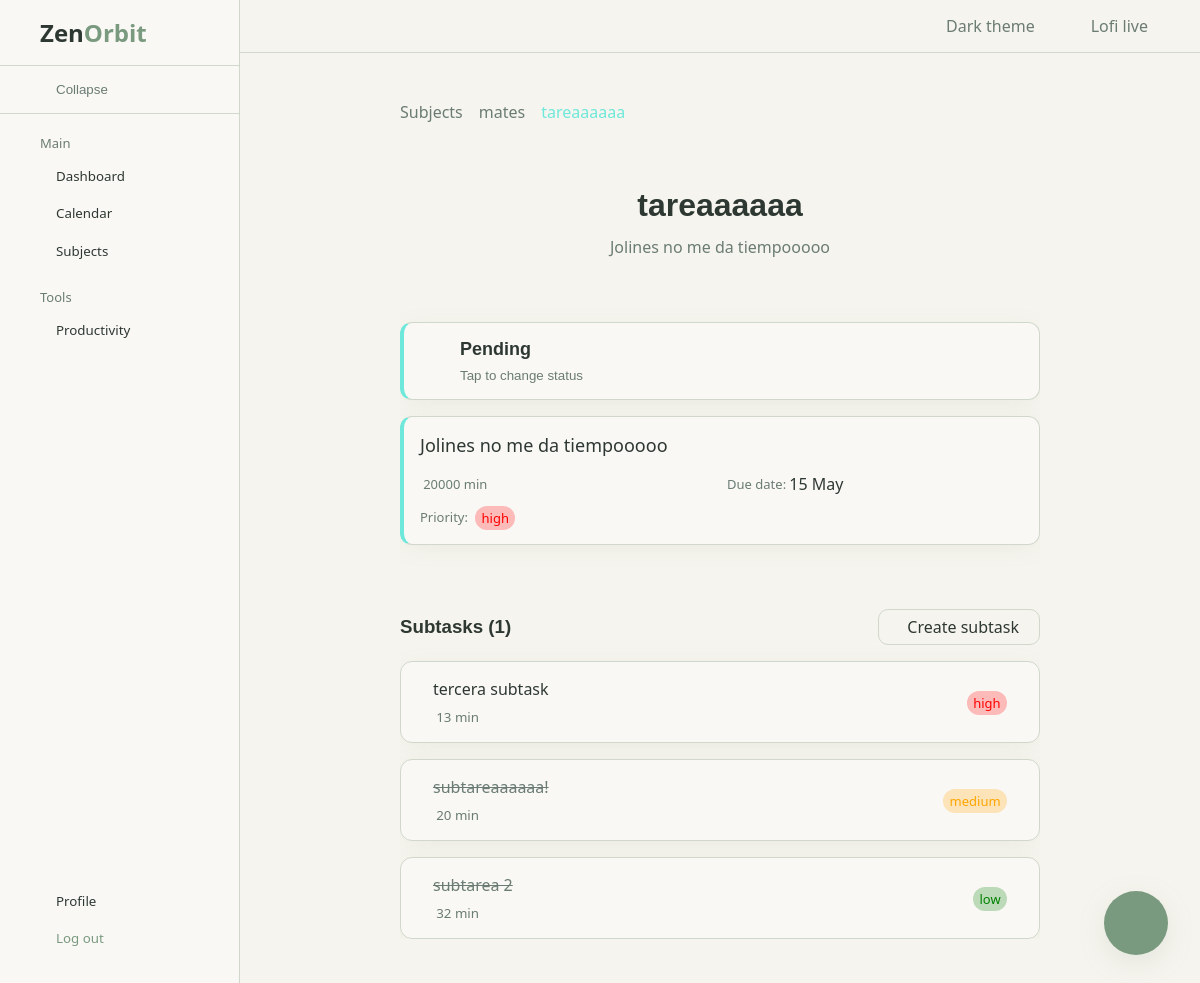
The app's page /subjects/1/tasks/1 (signed in) with its own data.
### productivity_site/models/subject.py (models this page shows, shortened)
class Subject(models.Model):
    subject_id = models.AutoField(primary_key=True)
    user_id = models.ForeignKey(User, on_delete=models.CASCADE)
    name = models.CharField(max_length=100)
    description = models.TextField()
    color = models.CharField(
        max_length=7,
        default="#f59e0b",
        validators=[
            RegexValidator(
                regex=r"^#[0-9a-fA-F]{6}$",
                message="Color must be a valid hex color.",
            )
        ],
    )
    class Meta:
        constraints = [
            models.UniqueConstraint(
                fields=["user_id", "name"],
                name="unique_subject_name_per_user",
            )
        ]

### productivity_site/models/task.py (models this page shows, shortened)
class Task(models.Model):
    PRIORITY_LOW = "low"
    PRIORITY_MEDIUM = "medium"
    PRIORITY_HIGH = "high"
    PRIORITY_CHOICES = [
        (PRIORITY_LOW, "Low"),
        (PRIORITY_MEDIUM, "Medium"),
        (PRIORITY_HIGH, "High"),
    ]
    task_id = models.AutoField(primary_key=True)
    subject_id = models.ForeignKey(Subject, on_delete=models.CASCADE)
    name = models.CharField(max_length=100)
    text = models.TextField()
    due_date = models.DateTimeField()
    priority = models.CharField(
        max_length=10,
        choices=PRIORITY_CHOICES,
        default=PRIORITY_MEDIUM,
    )
    estimated_time = models.PositiveIntegerField()
    completed = models.BooleanField(default=False)
    class Meta:
        constraints = [
            models.UniqueConstraint(
                fields=["subject_id", "name"],
                name="unique_task_name_per_subject",
            )
        ]

### productivity_site/models/subtask.py (models this page shows, shortened)
class Subtask(models.Model):
    PRIORITY_LOW = "low"
    PRIORITY_MEDIUM = "medium"
    PRIORITY_HIGH = "high"
    PRIORITY_CHOICES = [
        (PRIORITY_LOW, "Low"),
        (PRIORITY_MEDIUM, "Medium"),
        (PRIORITY_HIGH, "High"),
    ]
    subtask_id = models.IntegerField(primary_key=True)
    task_id = models.ForeignKey(Task, on_delete=models.CASCADE)
    name = models.CharField(max_length=100)
    description = models.TextField()
    due_date = models.DateTimeField()
    priority = models.CharField(
        max_length=10,
        choices=PRIORITY_CHOICES,
        default=PRIORITY_MEDIUM,
    )
    estimated_time = models.PositiveIntegerField()
    completed = models.BooleanField(default=False)
    class Meta:
        constraints = [
            models.UniqueConstraint(
                fields=["task_id", "name"],
                name="unique_subtask_name_per_task",
            )
        ]

### productivity_site/views.py (the view)
# urls.py: path('subjects/<int:subject_id>/tasks/<int:task_id>', views.task_read, name='task_read'),
def task_read(request, subject_id, task_id):
    task = get_object_or_404(Task, pk=task_id, subject_id=subject_id)
    subject = get_object_or_404(Subject, pk=subject_id, user_id=request.user)
    _set_pending_subtasks_count([task])
    context = _subtask_list_context(task, subject)
    return render(request, "authorized/tasks/task_view.html", context)

### templates/authorized/tasks/task_view.html (shortened to what this page needs)
{% extends "authorized/base_authorized.html" %}
{% load static %}
{% block page_content %}
    <div class="details-layout"
         vocab="https://schema.org/"
         typeof="Action"
         resource="{{ request.build_absolute_uri }}">
        <div class="breadcrumb">
            <a href="{% url 'productivity_site:subjects' %}">Subjects</a>
            <a href="{% url 'productivity_site:subject_read' subject.subject_id %}"
               property="object"
               typeof="Course"
               resource="{% url 'productivity_site:subject_read' subject.subject_id %}">
                <span property="name">{{ subject.name }}</span>
            </a>
            <span style="color: {{ subject.color }}">{{ task.name }}</span>
        </div>
        <div class="details-header">
            <h1 property="name">{{ task.name }}</h1>
            <p property="description">{{ task.text }}</p>
        </div>
        <div class="task-details-cards">
            <div id="task-status-container">
                {% include "authorized/tasks/_task_status.html" %}
            </div>
            <div class="task-details-card card"
                 style="border-left: .25rem solid {{ subject.color }}">
                <p>{{ task.text }}</p>
                <div class="task-details-card-meta">
                    <div class="task-details-card-meta-item">
                        <span>{{ task.estimated_time }} min</span>
                    </div>
                    <div class="task-details-card-meta-item">
                        <span class="task-details-meta-label">Due date:</span>
                        <time class="task-details-meta-text"
                              property="endTime"
                              datetime="{{ task.due_date|date:'c' }}">
                            {{ task.due_date | date:"j M" }}
                        </time>
                    </div>
                    <div class="task-details-card-meta-item">
                        <span class="task-details-meta-label">Priority:</span>
                        <div class="priority-badge priority-badge-{{ task.priority }}">
                            <span property="disambiguatingDescription">{{ task.priority }}</span>
                        </div>
                    </div>
                </div>
            </div>
        </div>
        <div property="result" typeof="ItemList">
            {% include "authorized/tasks/_subtask_list.html" %}
        </div>
    </div>
    {% url 'productivity_site:task_update' subject.subject_id task.task_id as edit_url %}
    {% url 'productivity_site:task_delete' subject.subject_id task.task_id as delete_url %}
    {% include "components/actions/floating_actions.html" with edit_url=edit_url delete_url=delete_url object_type="task" object_name=task.name delete_warning="Deleting this task will also delete its subtasks." %}
{% endblock %}

### templates/authorized/base_authorized.html (shortened to what this page needs)
{% extends "base.html" %}
{% load static %}
{% block templateBody %}
    <div class="app-layout">
        <div class="app-sidebar">
            {% include "components/sidebar/sidebar.html" %}
        </div>
        <div class="app-navbar">
            {% include "components/navbar/authorized.html" %}
        </div>
        <div class="app-main">
            {% block page_content %}{% endblock %}
        </div>
    </div>
{% endblock %}

### templates/base.html (shortened to what this page needs)
{% load static %}
<!DOCTYPE html>
<html lang="en">
<head>
    <link rel="stylesheet" href="{% static 'css/base.css' %}">
    <link rel='stylesheet' href='https://cdn-uicons.flaticon.com/4.0.0/uicons-thin-straight/css/uicons-thin-straight.css'>
    <link rel='stylesheet' href='https://cdn-uicons.flaticon.com/4.0.0/uicons-regular-rounded/css/uicons-regular-rounded.css'>
    <link rel='stylesheet' href='https://cdn-uicons.flaticon.com/4.0.0/uicons-regular-chubby/css/uicons-regular-chubby.css'>
    <link rel='stylesheet' href='https://cdn-uicons.flaticon.com/4.0.0/uicons-solid-rounded/css/uicons-solid-rounded.css'>
</head>
<body>
    {% block templateBody %}{% endblock %}
</body>
</html>

### templates/components/sidebar/sidebar.html (shortened to what this page needs)
<div class="sidebar-layout">
    <div class="sidebar-top">
        <a href="{% url 'productivity_site:dashboard' %}" class="nav-logo">Zen<span>Orbit</span></a>
    </div>
    <div class="sidebar-toggle">
        <button type="button" class="sidebar-item sidebar-collapse-button" id="sidebar-collapse-button">
            <span>Collapse</span>
        </button>
    </div>
    <div class="sidebar-nav">
        <div class="sidebar-nav-group">
            <p class="sidebar-nav-group-title">Main</p>
            <div class="sidebar-nav-items">
                <a href="{% url 'productivity_site:dashboard' %}"
                   class="sidebar-item{% if request.resolver_match.url_name == 'dashboard' %} is-active{% endif %}">
                    <span>Dashboard</span>
                </a>
                <a href="{% url 'productivity_site:calendar' %}"
                   class="sidebar-item{% if request.resolver_match.url_name == 'calendar' %} is-active{% endif %}">
                    <span>Calendar</span>
                </a>
                <a href="{% url 'productivity_site:subjects' %}"
                   class="sidebar-item{% if request.resolver_match.url_name == 'subjects' %} is-active{% endif %}">
                    <span>Subjects</span>
                </a>
            </div>
        </div>
        <div class="sidebar-nav-group">
            <p class="sidebar-nav-group-title">Tools</p>
            <a href="{% url 'productivity_site:productivity' %}"
               class="sidebar-item{% if request.resolver_match.url_name == 'productivity' %} is-active{% endif %}">
                <span>Productivity</span>
            </a>
        </div>
    </div>
    <div class="sidebar-footer">
        <div class="sidebar-nav-items">
                <a href="{% url 'productivity_site:profile' %}"
                   class="sidebar-item{% if request.resolver_match.url_name == 'profile' %} is-active{% endif %}">
                    <span>Profile</span>
                </a>
                <a href="{% url 'productivity_site:logout' %}"
                   class="sidebar-item logout-item">
                    <span>Log out</span>
                </a>
            </div>
    </div>
</div>

### templates/components/navbar/authorized.html (shortened to what this page needs)
{% load static %}
<div class="app-navbar-buttons">
    <span class="button app-navbar-button" id="theme-toggle">
        <p id="theme-label"></p>
    </span>
    <span class="button app-navbar-button" id="musicButton" role="button" tabindex="0" aria-pressed="false" aria-label="Toggle lofi music">
        <p id="musicLabel">Lofi live</p>
    </span>
</div>

### templates/authorized/tasks/_task_status.html (shortened to what this page needs)
<form method="post"
      action="{% url 'productivity_site:task_toggle_completed' subject.subject_id task.task_id %}"
      id="task-status"
      class="task-status-form task-toggle-form"
      {% if not task.completed and task.pending_subtasks_count > 0 %}data-confirm-message="This task still has {{ task.pending_subtasks_count }} incomplete subtask{{ task.pending_subtasks_count|pluralize }}. If you confirm, all subtasks will be marked as completed."{% endif %}>
    <button type="submit"
            class="task-status-card card{% if task.completed %} is-completed{% endif %}"
            style="border-left: .25rem solid {{ subject.color }}">
        <span class="task-status-texts">
            <span class="task-status-title">
                {% if task.completed %}
                    Completed
                {% else %}
                    Pending
                {% endif %}
            </span>
            <span class="task-status-subtitle">Tap to change status</span>
        </span>
    </button>
</form>

### templates/authorized/tasks/_subtask_list.html (shortened to what this page needs)
<div id="task-subtasks">
    <div class="details-section-title">
        <h3>Subtasks ({{ pending_subtasks|length }})</h3>
        {% url 'productivity_site:subtask_create' subject.subject_id task.task_id as subtask_create_url %}
        {% include "components/button/link-button-secondary.html" with icon_left='fi-rr-plus' text='Create subtask' href=subtask_create_url %}
    </div>
    {% for subtask in subtasks %}
        {% if not subtask.completed %}
            <div class="subtask-card subtask-card-pending card"
                 property="itemListElement"
                 typeof="ListItem">
                <a href="{% url 'productivity_site:subtask_read' subject.subject_id task.task_id subtask.subtask_id %}"
                   class="subtask-card-content"
                   property="item"
                   typeof="Action"
                   resource="{% url 'productivity_site:subtask_read' subject.subject_id task.task_id subtask.subtask_id %}">
                    <div class="subtask-card-texts">
                        <p class="subtask-card-name" property="name">{{ subtask.name }}</p>
                        <div class="subtask-card-time">
                            <span>{{ subtask.estimated_time }} min</span>
                        </div>
                    </div>
                    <div class="priority-badge priority-badge-{{ subtask.priority }}">
                        <span property="disambiguatingDescription">{{ subtask.priority }}</span>
                    </div>
                </a>
            </div>
        {% else %}
            <div class="subtask-card subtask-card-completed card"
                 property="itemListElement"
                 typeof="ListItem">
                <a href="{% url 'productivity_site:subtask_read' subject.subject_id task.task_id subtask.subtask_id %}"
                   class="subtask-card-content"
                   property="item"
                   typeof="Action"
                   resource="{% url 'productivity_site:subtask_read' subject.subject_id task.task_id subtask.subtask_id %}">
                    <div class="subtask-card-texts">
                        <p class="subtask-card-name" property="name">{{ subtask.name }}</p>
                        <div class="subtask-card-time">
                            <span>{{ subtask.estimated_time }} min</span>
                        </div>
                    </div>
                    <div class="priority-badge priority-badge-{{ subtask.priority }}">
                        <span property="disambiguatingDescription">{{ subtask.priority }}</span>
                    </div>
                </a>
            </div>
        {% endif %}
    {% empty %}
        <div id="subject-material-card" class="card">
            <p>There are no subtasks. Create the first one!</p>
        </div>
    {% endfor %}
</div>

### templates/components/button/link-button-secondary.html
{% include "components/button/base-link-button.html" with button_type="button-secondary" href=href text=text icon_left=icon_left icon_right=icon_right %}

### templates/components/button/base-link-button.html (shortened to what this page needs)
{% load static %}
<a href="{{ href|default:'#' }}" class="button {{ button_type }}">
    <span class="button-label">{{ text }}</span>
</a>

### templates/components/actions/floating_actions.html (shortened to what this page needs)
<div class="floating-actions">
    <button type="button"
            class="floating-actions-toggle"
            aria-label="Open actions"
            popovertarget="floating-actions-menu">
    </button>
</div>

### records on screen
Subject: name "mates"
Task: name "tareaaaaaa", text "Jolines no me da tiempooooo", estimated_time "20000", due_date "15 May", priority "high"
Subtask: name "tercera subtask", estimated_time "13", priority "high"
Subtask: name "subtareaaaaaa!", estimated_time "20", priority "medium"
Subtask: name "subtarea 2", estimated_time "32", priority "low"

### other values on screen
{{ pending_subtasks|length }} "1"
{{ text }} "Create subtask"
